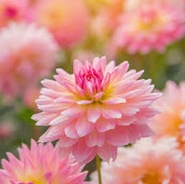
#> input picture 3. Computer Vision and Image Augmentations/resources/color.jpg, 185 x 184 px, shrunk from 225 x 224 before the run
$ jupyter execute --allow-errors '3.1 Colour Spaces.ipynb'
#> lines starting #> are read from the running program, lines starting #| are printed output that depends on the picture; after the words box and inside, x2 and y2 are one past the last pixel; in counts of white or black regions, pixels touching at a corner belong together
# 3.1 Colour Space Tutorial
By Pac Hung and Zac Todd

[cell 1]
import os
import cv2
import numpy as np
import matplotlib.pyplot as plt

IMAGES_DIR = f"{os.getcwd()}/resources"

By default opencv (cv2) loads images in the format (Blue, Green, Red) and matplot.pylpot (plt) loads images as RGB. However both cv2 and plt do load the image into the same type np.ndarray and with the same shape (height, width, colour channels).

[cell 2]
COLOUR_IMAGE_PATH = f"{IMAGES_DIR}/color.jpg"
cv2_image = cv2.imread(COLOUR_IMAGE_PATH)
#> cv2_image is the input picture: shape (184, 185, 3); mean B, G, R 130.9, 140.2, 206.5
plt_image = plt.imread(COLOUR_IMAGE_PATH)

print(f"cv2_image type: {type(cv2_image)}, shape {cv2_image.shape}.")
#| cv2_image type: <class 'numpy.ndarray'>, shape (184, 185, 3).
print(f"plt_image type: {type(plt_image)}, shape {plt_image.shape}.")
#| plt_image type: <class 'numpy.ndarray'>, shape (184, 185, 3).

Though we are showing the images using plt, cv2 does have an image viewer.
To show an image using cv2 you can uses the following:
```python
cv2.imshow(image)
cv2.waitKey(0)
cv2.destroyAllWindows()
```

[cell 3]
# showing BGR as RGB
plt.imshow(cv2_image)
plt.show()

# showing RGB as RGB
plt.imshow(plt_image)
plt.show()

Below shows th image in different colour spaces (Note that plt shows grey scale images in blue to yellow rather than black and white).

[cell 4]
def change_show_colorspace(image, spaces, names):
    """
    Convert the image's color space.
    """
#> called with spaces = (7, 41, 83, 37), names = ('GREY', 'HSV', 'YUV', 'YCrCb')
    # convert the image to different color space
    # including hsv, gray, yuv, ycrcb
    plt.imshow(image)
    plt.title(f"RGB {image.shape}")
    plt.show()
    for s, n in zip(spaces, names):
        cvt_image = image.copy()
        cvt_image = cv2.cvtColor(image, s)
        plt.imshow(cvt_image)

        # space name and image shape.
        plt.title(f"{n} {cvt_image.shape}")
        plt.show()
#> this loop made 4 passes
#> pass 1, in change_show_colorspace, `cvt_image = cv2.cvtColor(image, s)`:
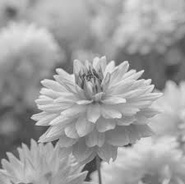
#> cvt_image: shape (184, 185); min 48, max 238, mean 159

# For operations with different options cv2 uses constant flags to communicate what options is being picked.
colour_spaces = (cv2.COLOR_RGB2GRAY, cv2.COLOR_RGB2HSV, cv2.COLOR_RGB2YUV, cv2.COLOR_RGB2YCrCb)
names = ("GREY", "HSV", "YUV", "YCrCb")
change_show_colorspace(plt_image, colour_spaces, names)

[cell 5]
# For operations with different options cv2 uses constant flags to communicate what options is being picked.
colour_spaces = (cv2.COLOR_RGB2GRAY, cv2.COLOR_RGB2HSV, cv2.COLOR_RGB2YUV, cv2.COLOR_RGB2YCrCb)
names = ("GREY", "HSV", "YUV", "YCrCb")
change_show_colorspace(plt_image, colour_spaces, names)

We can apply flood fill to obtain just the flowers in the image.

[cell 6]
def fill_color(image):
    # copy the image
    ff_image = image.copy()
    h, w, *_ = image.shape
#> h = 184; w = 185

    mask = np.zeros([h + 2, w + 2], np.uint8)

    # use floodfill algorithm to fill the image with specific color
    # the usage of floodfill:
    # https://stackoverflow.com/questions/46036172/irregular-shape-detection-and-measurement-in-python-opencv/46084597#46084597
    cv2.floodFill(ff_image, mask, (30, 30), (0, 255, 255), (100, 100, 100), (50, 50, 50), cv2.FLOODFILL_FIXED_RANGE)
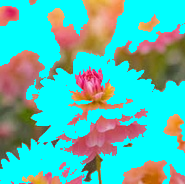
#> ff_image: shape (184, 185, 3); mean R, G, B 82.7, 190, 179

    plt.imshow(image)
    plt.title("Base Image")
    plt.show()

    plt.imshow(mask)
    plt.title("Mask")
    plt.show()
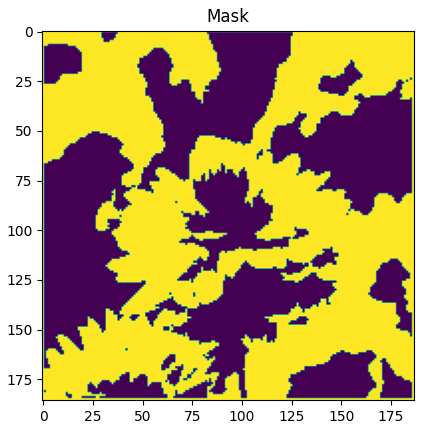
#> figure drawn by matplotlib, 1 panel

    plt.imshow(ff_image)
    plt.title("Fill Colour")
    plt.show()

fill_color(plt_image)

We can also create a mask be cheking if each pixel is insed a range. below we do this in the HSV colour space.

[cell 7]
def mask_hsv_image(image, upper, lower):
    hsv = cv2.cvtColor(image, cv2.COLOR_RGB2HSV)
    # find the black parts of the image accroding to its hsv value
    mask = cv2.inRange(hsv, upper, lower)
    plt.imshow(image)
    plt.title("Base Image")
    plt.show()

    plt.imshow(mask)
    plt.title("Mask")
    plt.show()


# Loading Colour 2 image
image = plt.imread(f"{IMAGES_DIR}/color2.jpg")
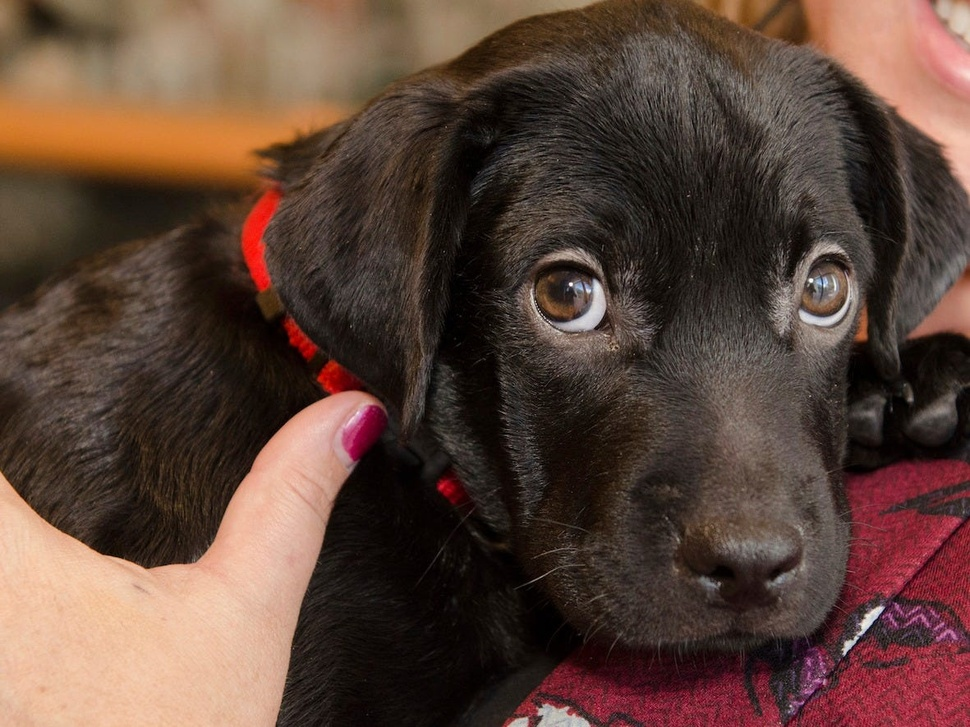
#> input picture 3. Computer Vision and Image Augmentations/resources/color2.jpg, 970 x 727 px, shrunk from 1181 x 885 before the run
#> image is the input picture: shape (727, 970, 3); mean R, G, B 92.4, 67.9, 57.1


lower_hsv = np.array([0, 0, 0])
upper_hsv = np.array([30, 255, 110])
mask_hsv_image(image, lower_hsv, upper_hsv)
#> in mask_hsv_image, `hsv = cv2.cvtColor(image, cv2.COLOR_RGB2HSV)`: hsv: shape (727, 970, 3); mean H, S, V 26.4, 107.2, 92.4
#> in mask_hsv_image, `mask = cv2.inRange(hsv, upper, lower)`:
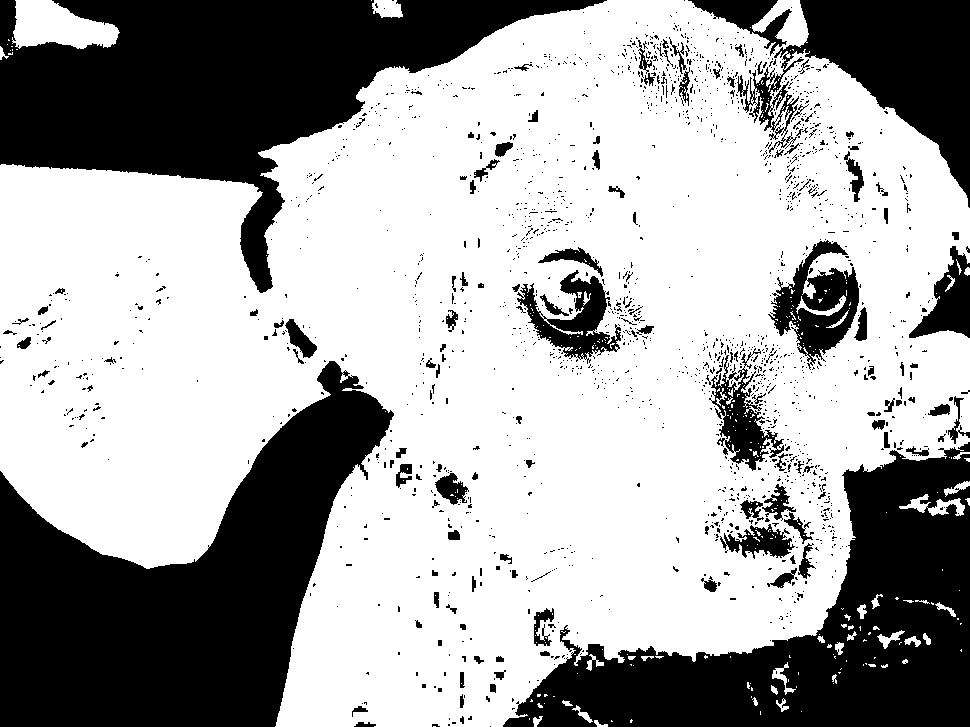
#> mask: shape (727, 970); 64.8% white; 1845 black regions (1703 under 20 px), largest, box (x1, y1, x2, y2) and area: (0, 361, 394, 727) 70881, (0, 0, 607, 293) 67319, (503, 442, 970, 727) 55348
